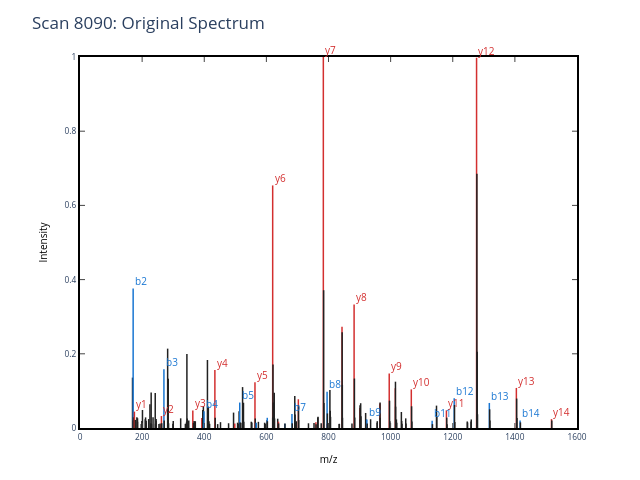

The notebook cell this image was saved under:
### Code cell
# from spectrum_utils.proforma import Modification
# Example with Scan 8090
# mod_1 = Modification(  
    # mass = 0.9848,
    # position = 4,
    # label = 'Deamidation'
# )
# modifications_list = [mod_1]

scan_8090 = get_SWT_object(
    mzml_path='04-17-23_CA_Tryp_HCD_10min_CLEAN-calib.mzML',
    scan_number = 8090,
    full_sequence = 'AVVQ[Deamidated]DPALKPLALVYGEATSR',
)

plot_MS2(scan_8090, title='Scan 8090: Original Spectrum')
